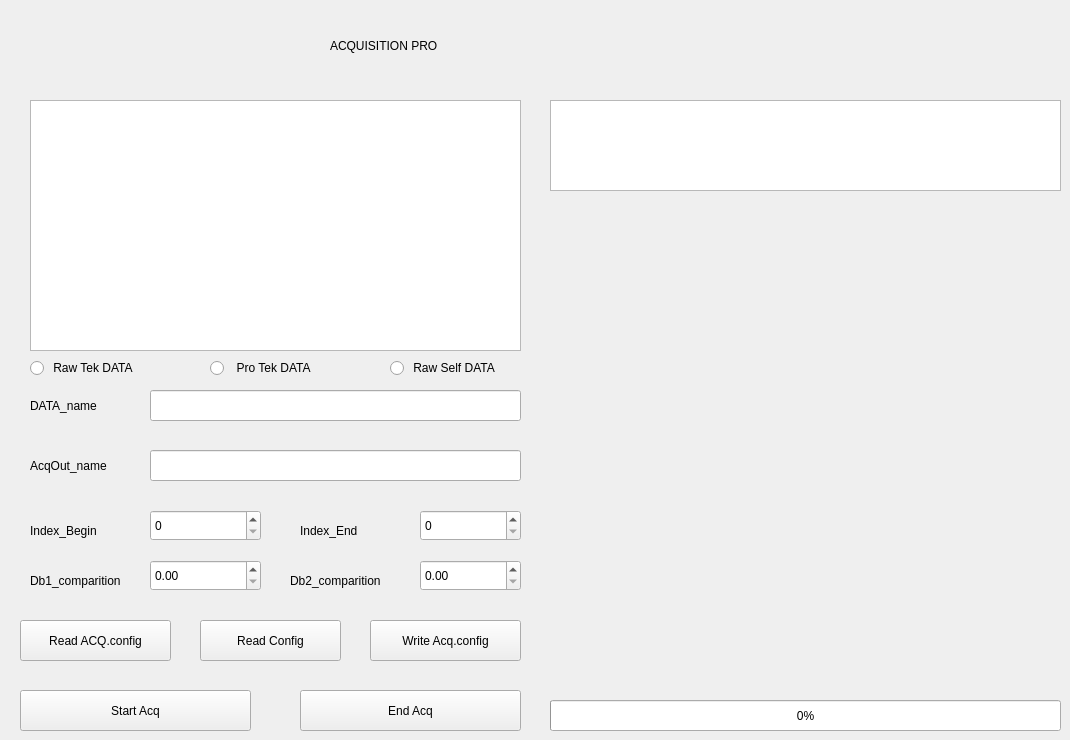
    <widget class="QWidget" name="Acq">
     <attribute name="title">
      <string>Acquisition</string>
     </attribute>
     <widget class="QLabel" name="AcqIndexE">
      <property name="geometry">
       <rect>
        <x>300</x>
        <y>510</y>
        <width>91</width>
        <height>41</height>
       </rect>
      </property>
      <property name="styleSheet">
       <string notr="true">font: 12pt &quot;Times New Roman&quot;;</string>
      </property>
      <property name="text">
       <string>Index_End</string>
      </property>
     </widget>
     <widget class="QLabel" name="AcqDb2">
      <property name="geometry">
       <rect>
        <x>290</x>
        <y>560</y>
        <width>121</width>
        <height>41</height>
       </rect>
      </property>
      <property name="styleSheet">
       <string notr="true">font: 12pt &quot;Times New Roman&quot;;</string>
      </property>
      <property name="text">
       <string>Db2_comparition</string>
      </property>
     </widget>
     <widget class="QDoubleSpinBox" name="AcqDb2doubleSpinBox">
      <property name="geometry">
       <rect>
        <x>420</x>
        <y>560</y>
        <width>101</width>
        <height>31</height>
       </rect>
      </property>
      <property name="styleSheet">
       <string notr="true">font: 12pt &quot;Times New Roman&quot;;</string>
      </property>
     </widget>
     <widget class="QLabel" name="AcqIndexB">
      <property name="geometry">
       <rect>
        <x>30</x>
        <y>510</y>
        <width>101</width>
        <height>41</height>
       </rect>
      </property>
      <property name="styleSheet">
       <string notr="true">font: 12pt &quot;Times New Roman&quot;;</string>
      </property>
      <property name="text">
       <string>Index_Begin</string>
      </property>
     </widget>
     <widget class="QPushButton" name="AcqStartpushButton">
      <property name="geometry">
       <rect>
        <x>20</x>
        <y>690</y>
        <width>231</width>
        <height>41</height>
       </rect>
      </property>
      <property name="styleSheet">
       <string notr="true">font: 12pt &quot;Times New Roman&quot;;</string>
      </property>
      <property name="text">
       <string>Start Acq</string>
      </property>
     </widget>
     <widget class="QLabel" name="AcqDb1">
      <property name="geometry">
       <rect>
        <x>30</x>
        <y>560</y>
        <width>121</width>
        <height>41</height>
       </rect>
      </property>
      <property name="styleSheet">
       <string notr="true">font: 12pt &quot;Times New Roman&quot;;</string>
      </property>
      <property name="text">
       <string>Db1_comparition</string>
      </property>
     </widget>
     <widget class="QPushButton" name="AcqReadApushButton">
      <property name="geometry">
       <rect>
        <x>20</x>
        <y>620</y>
        <width>151</width>
        <height>41</height>
       </rect>
      </property>
      <property name="styleSheet">
       <string notr="true">font: 12pt &quot;Times New Roman&quot;;</string>
      </property>
      <property name="text">
       <string>Read ACQ.config</string>
      </property>
     </widget>
     <widget class="QProgressBar" name="AcqprogressBar">
      <property name="geometry">
       <rect>
        <x>550</x>
        <y>700</y>
        <width>511</width>
        <height>31</height>
       </rect>
      </property>
      <property name="styleSheet">
       <string notr="true">font: 12pt &quot;Times New Roman&quot;;</string>
      </property>
      <property name="value">
       <number>0</number>
      </property>
     </widget>
     <widget class="QPushButton" name="AcqWriteCpushButton">
      <property name="geometry">
       <rect>
        <x>370</x>
        <y>620</y>
        <width>151</width>
        <height>41</height>
       </rect>
      </property>
      <property name="styleSheet">
       <string notr="true">font: 12pt &quot;Times New Roman&quot;;</string>
      </property>
      <property name="text">
       <string>Write Acq.config</string>
      </property>
     </widget>
     <widget class="QCustomPlot" name="AcqFigure" native="true">
      <property name="geometry">
       <rect>
        <x>550</x>
        <y>210</y>
        <width>511</width>
        <height>471</height>
       </rect>
      </property>
      <property name="styleSheet">
       <string notr="true">font: 12pt &quot;Times New Roman&quot;;</string>
      </property>
     </widget>
     <widget class="QLineEdit" name="AcqDATA_namelineEdit">
      <property name="geometry">
       <rect>
        <x>150</x>
        <y>390</y>
        <width>371</width>
        <height>31</height>
       </rect>
      </property>
      <property name="styleSheet">
       <string notr="true">font: 12pt &quot;Times New Roman&quot;;</string>
      </property>
     </widget>
     <widget class="QPushButton" name="AcqEndpushButton">
      <property name="geometry">
       <rect>
        <x>300</x>
        <y>690</y>
        <width>221</width>
        <height>41</height>
       </rect>
      </property>
      <property name="styleSheet">
       <string notr="true">font: 12pt &quot;Times New Roman&quot;;</string>
      </property>
      <property name="text">
       <string>End Acq</string>
      </property>
     </widget>
     <widget class="QLabel" name="AcqDATA_name">
      <property name="geometry">
       <rect>
        <x>30</x>
        <y>390</y>
        <width>101</width>
        <height>31</height>
       </rect>
      </property>
      <property name="styleSheet">
       <string notr="true">font: 12pt &quot;Times New Roman&quot;;</string>
      </property>
      <property name="text">
       <string>DATA_name</string>
      </property>
     </widget>
     <widget class="QTextEdit" name="AcqConfigtextEdit">
      <property name="geometry">
       <rect>
        <x>30</x>
        <y>100</y>
        <width>491</width>
        <height>251</height>
       </rect>
      </property>
      <property name="styleSheet">
       <string notr="true">font: 12pt &quot;Times New Roman&quot;;</string>
      </property>
     </widget>
     <widget class="QLabel" name="AcqOut_name">
      <property name="geometry">
       <rect>
        <x>30</x>
        <y>450</y>
        <width>101</width>
        <height>31</height>
       </rect>
      </property>
      <property name="styleSheet">
       <string notr="true">font: 12pt &quot;Times New Roman&quot;;</string>
      </property>
      <property name="text">
       <string>AcqOut_name</string>
      </property>
     </widget>
     <widget class="QDoubleSpinBox" name="AcqDb1doubleSpinBox">
      <property name="geometry">
       <rect>
        <x>150</x>
        <y>560</y>
        <width>111</width>
        <height>31</height>
       </rect>
      </property>
      <property name="styleSheet">
       <string notr="true">font: 12pt &quot;Times New Roman&quot;;</string>
      </property>
     </widget>
     <widget class="QLabel" name="AcqPro">
      <property name="geometry">
       <rect>
        <x>330</x>
        <y>20</y>
        <width>361</width>
        <height>51</height>
       </rect>
      </property>
      <property name="styleSheet">
       <string notr="true">font: 100 30pt &quot;Times New Roman&quot;;
</string>
      </property>
      <property name="text">
       <string>ACQUISITION PRO</string>
      </property>
     </widget>
     <widget class="QSpinBox" name="AcqIndexEspinBox">
      <property name="geometry">
       <rect>
        <x>420</x>
        <y>510</y>
        <width>101</width>
        <height>31</height>
       </rect>
      </property>
      <property name="styleSheet">
       <string notr="true">font: 12pt &quot;Times New Roman&quot;;</string>
      </property>
     </widget>
     <widget class="QSpinBox" name="AcqIndexBspinBox">
      <property name="geometry">
       <rect>
        <x>150</x>
        <y>510</y>
        <width>111</width>
        <height>31</height>
       </rect>
      </property>
      <property name="styleSheet">
       <string notr="true">font: 12pt &quot;Times New Roman&quot;;</string>
      </property>
     </widget>
     <widget class="QLineEdit" name="AcqOut_namelineEdit">
      <property name="geometry">
       <rect>
        <x>150</x>
        <y>450</y>
        <width>371</width>
        <height>31</height>
       </rect>
      </property>
      <property name="styleSheet">
       <string notr="true">font: 12pt &quot;Times New Roman&quot;;</string>
      </property>
     </widget>
     <widget class="QTextEdit" name="AcqStatetextEdit">
      <property name="geometry">
       <rect>
        <x>550</x>
        <y>100</y>
        <width>511</width>
        <height>91</height>
       </rect>
      </property>
      <property name="styleSheet">
       <string notr="true">font: 12pt &quot;Times New Roman&quot;;</string>
      </property>
     </widget>
     <widget class="QPushButton" name="AcqReadCpushButton">
      <property name="geometry">
       <rect>
        <x>200</x>
        <y>620</y>
        <width>141</width>
        <height>41</height>
       </rect>
      </property>
      <property name="styleSheet">
       <string notr="true">font: 12pt &quot;Times New Roman&quot;;</string>
      </property>
      <property name="text">
       <string>Read Config</string>
      </property>
     </widget>
     <widget class="QRadioButton" name="AcqRawradioButton">
      <property name="geometry">
       <rect>
        <x>30</x>
        <y>360</y>
        <width>131</width>
        <height>16</height>
       </rect>
      </property>
      <property name="styleSheet">
       <string notr="true">font: 12pt &quot;Times New Roman&quot;;</string>
      </property>
      <property name="text">
       <string> Raw Tek DATA</string>
      </property>
     </widget>
     <widget class="QRadioButton" name="AcqProradioButton">
      <property name="geometry">
       <rect>
        <x>210</x>
        <y>360</y>
        <width>131</width>
        <height>16</height>
       </rect>
      </property>
      <property name="styleSheet">
       <string notr="true">font: 12pt &quot;Times New Roman&quot;;</string>
      </property>
      <property name="text">
       <string>  Pro Tek DATA</string>
      </property>
     </widget>
     <widget class="QRadioButton" name="AcqSelfradioButton">
      <property name="geometry">
       <rect>
        <x>390</x>
        <y>360</y>
        <width>131</width>
        <height>16</height>
       </rect>
      </property>
      <property name="styleSheet">
       <string notr="true">font: 12pt &quot;Times New Roman&quot;;</string>
      </property>
      <property name="text">
       <string> Raw Self DATA</string>
      </property>
     </widget>
    </widget>
